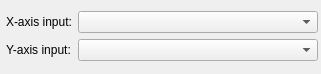
<?xml version="1.0" encoding="UTF-8"?>
<ui version="4.0">
 <class>KohonenWeightChartWidget</class>
 <widget class="QWidget" name="KohonenWeightChartWidget">
  <property name="geometry">
   <rect>
    <x>0</x>
    <y>0</y>
    <width>321</width>
    <height>74</height>
   </rect>
  </property>
  <property name="windowTitle">
   <string>Form</string>
  </property>
  <layout class="QVBoxLayout" name="verticalLayout">
   <property name="leftMargin">
    <number>0</number>
   </property>
   <property name="rightMargin">
    <number>0</number>
   </property>
   <item>
    <layout class="QFormLayout" name="formLayout">
     <property name="leftMargin">
      <number>6</number>
     </property>
     <property name="rightMargin">
      <number>3</number>
     </property>
     <item row="0" column="0">
      <widget class="QLabel" name="labelXAxis">
       <property name="text">
        <string>X-axis input:</string>
       </property>
       <property name="buddy">
        <cstring>comboBoxXAxis</cstring>
       </property>
      </widget>
     </item>
     <item row="1" column="0">
      <widget class="QLabel" name="labelYAxis">
       <property name="text">
        <string>Y-axis input:</string>
       </property>
       <property name="buddy">
        <cstring>comboBoxYAxis</cstring>
       </property>
      </widget>
     </item>
     <item row="0" column="1">
      <widget class="QComboBox" name="comboBoxXAxis"/>
     </item>
     <item row="1" column="1">
      <widget class="QComboBox" name="comboBoxYAxis"/>
     </item>
    </layout>
   </item>
  </layout>
 </widget>
 <resources/>
 <connections/>
</ui>
